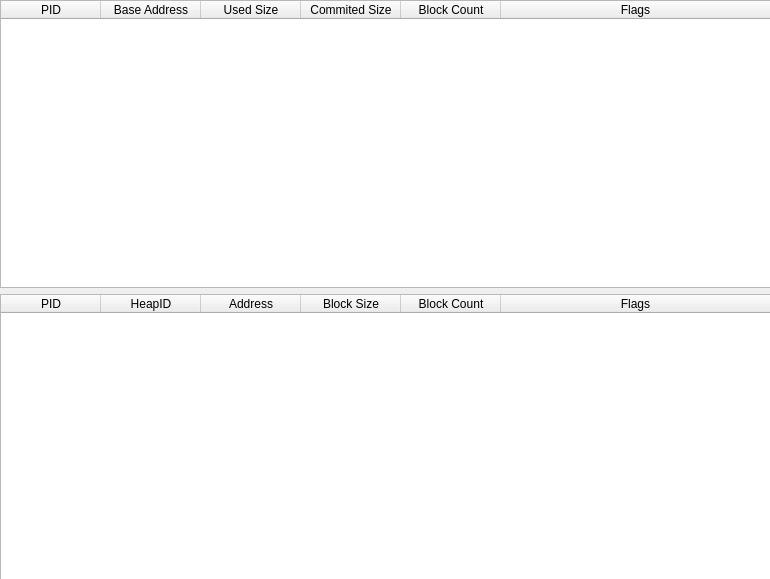
<?xml version="1.0" encoding="utf-8"?>
<!--
* 	This file is part of uintDebugger.
*
*    uintDebugger is free software: you can redistribute it and/or modify
*    it under the terms of the GNU General Public License as published by
*    the Free Software Foundation, either version 3 of the License, or
*    (at your option) any later version.
*
*    uintDebugger is distributed in the hope that it will be useful,
*    but WITHOUT ANY WARRANTY; without even the implied warranty of
*    MERCHANTABILITY or FITNESS FOR A PARTICULAR PURPOSE.  See the
*    GNU General Public License for more details.
*
*    You should have received a copy of the GNU General Public License
*    along with uintDebugger.  If not, see <http://www.gnu.org/licenses/>.
*/
-->
<ui version="4.0">
 <class>qtDLGHeapViewClass</class>
 <widget class="QWidget" name="qtDLGHeapViewClass">
  <property name="geometry">
   <rect>
    <x>0</x>
    <y>0</y>
    <width>770</width>
    <height>579</height>
   </rect>
  </property>
  <property name="sizePolicy">
   <sizepolicy hsizetype="Expanding" vsizetype="Expanding">
    <horstretch>0</horstretch>
    <verstretch>0</verstretch>
   </sizepolicy>
  </property>
  <property name="windowTitle">
   <string>[ uintDebugger ] - Heap View</string>
  </property>
  <widget class="QWidget" name="verticalLayoutWidget">
   <property name="geometry">
    <rect>
     <x>0</x>
     <y>0</y>
     <width>771</width>
     <height>581</height>
    </rect>
   </property>
   <layout class="QVBoxLayout" name="verticalLayout">
    <item>
     <widget class="QTableWidget" name="tblHeapView">
      <property name="contextMenuPolicy">
       <enum>Qt::CustomContextMenu</enum>
      </property>
      <property name="editTriggers">
       <set>QAbstractItemView::NoEditTriggers</set>
      </property>
      <property name="selectionBehavior">
       <enum>QAbstractItemView::SelectRows</enum>
      </property>
      <attribute name="horizontalHeaderStretchLastSection">
       <bool>true</bool>
      </attribute>
      <attribute name="verticalHeaderVisible">
       <bool>false</bool>
      </attribute>
      <attribute name="verticalHeaderDefaultSectionSize">
       <number>15</number>
      </attribute>
      <attribute name="verticalHeaderMinimumSectionSize">
       <number>15</number>
      </attribute>
      <column>
       <property name="text">
        <string>PID</string>
       </property>
      </column>
      <column>
       <property name="text">
        <string>Base Address</string>
       </property>
      </column>
      <column>
       <property name="text">
        <string>Used Size</string>
       </property>
      </column>
      <column>
       <property name="text">
        <string>Commited Size</string>
       </property>
      </column>
      <column>
       <property name="text">
        <string>Block Count</string>
       </property>
      </column>
      <column>
       <property name="text">
        <string>Flags</string>
       </property>
      </column>
     </widget>
    </item>
    <item>
     <widget class="QTableWidget" name="tblHeapBlocks">
      <property name="contextMenuPolicy">
       <enum>Qt::CustomContextMenu</enum>
      </property>
      <property name="editTriggers">
       <set>QAbstractItemView::NoEditTriggers</set>
      </property>
      <property name="selectionBehavior">
       <enum>QAbstractItemView::SelectRows</enum>
      </property>
      <attribute name="horizontalHeaderStretchLastSection">
       <bool>true</bool>
      </attribute>
      <attribute name="verticalHeaderVisible">
       <bool>false</bool>
      </attribute>
      <attribute name="verticalHeaderDefaultSectionSize">
       <number>15</number>
      </attribute>
      <attribute name="verticalHeaderMinimumSectionSize">
       <number>15</number>
      </attribute>
      <column>
       <property name="text">
        <string>PID</string>
       </property>
      </column>
      <column>
       <property name="text">
        <string>HeapID</string>
       </property>
      </column>
      <column>
       <property name="text">
        <string>Address</string>
       </property>
      </column>
      <column>
       <property name="text">
        <string>Block Size</string>
       </property>
      </column>
      <column>
       <property name="text">
        <string>Block Count</string>
       </property>
      </column>
      <column>
       <property name="text">
        <string>Flags</string>
       </property>
      </column>
     </widget>
    </item>
   </layout>
  </widget>
 </widget>
 <resources/>
 <connections/>
</ui>
